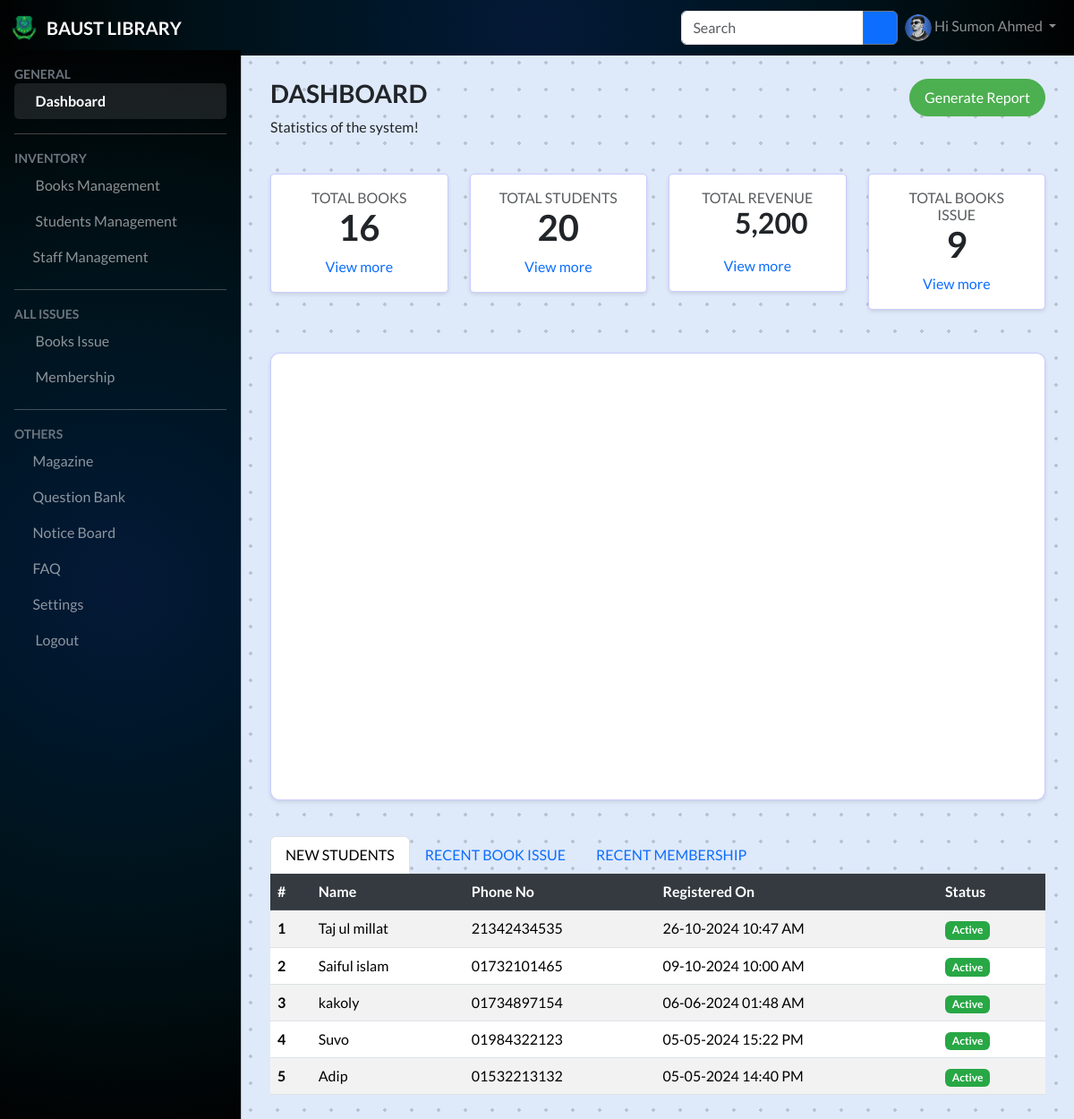
/dashboard.php (signed in), run on the app's committed database.
### tables this page shows
CREATE TABLE `students` (
  `id` int(11) NOT NULL,
  `name` varchar(255) DEFAULT NULL,
  `phone_no` varchar(15) DEFAULT NULL,
  `email` varchar(255) DEFAULT NULL,
  `address` text DEFAULT NULL,
  `status` tinyint(1) NOT NULL DEFAULT 1,
  `created_at` timestamp NOT NULL DEFAULT current_timestamp(),
  `updated_at` timestamp NULL DEFAULT NULL,
  `dept_id` varchar(255) DEFAULT NULL,
  `dept` varchar(255) DEFAULT NULL,
  `reg_no` int(255) DEFAULT NULL,
  `Username` varchar(255) DEFAULT NULL
);

### models/dashboard.php (called while the page is built)
<?php
function getCounts($conn)
{
    $counts = array(
        'total_books' => 0,
        'total_students' => 0,
        'total_loans' => 0,
        'total_revenue' => 0,
    );
    $sql = "select count(id) as total_books from books";
    $res = $conn->query($sql);
    if ($res->num_rows > 0) {
        $books = mysqli_fetch_assoc($res);
        $counts['total_books'] = $books['total_books'];
    }
    $sql = "select count(id) as total_students from students";
    $res = $conn->query($sql);
    if ($res->num_rows > 0) {
        $books = mysqli_fetch_assoc($res);
        $counts['total_students'] = $books['total_students'];
    }
    $sql = "select count(id) as total_loans from book_loans";
    $res = $conn->query($sql);
    if ($res->num_rows > 0) {
        $books = mysqli_fetch_assoc($res);
        $counts['total_loans'] = $books['total_loans'];
    }
    $sql = "select sum(amount) as total_revenue from subscriptions";
    $res = $conn->query($sql);
    if ($res->num_rows > 0) {
        $books = mysqli_fetch_assoc($res);
        $counts['total_revenue'] = $books['total_revenue'];
    }
    return $counts;
}
function getTabData($conn)
{
    $tabs = array(
        'students' => array(),
        'loans' => array(),
        'subscriptions' => array(),
    );
    $sql = "select * from students order by id desc limit 5";
    $res = $conn->query($sql);
    if ($res->num_rows > 0) {
        while ($row = $res->fetch_assoc()) {
            $tabs['students'][] = $row;
        }
    }
    $sql = "select l.*, b.title as book_title, s.name as student_name
        from book_loans l
        inner join books b on b.id = l.book_id
        inner join students s on s.id = l.student_id
        order by l.id desc limit 5";
    $res = $conn->query($sql);
    if ($res->num_rows > 0) {
        while ($row = $res->fetch_assoc()) {
            $tabs['loans'][] = $row;
        }
    }
    $sql = "select s.*, p.title as plan_name, st.name as student_name
        from subscriptions s
        inner join subscription_plans p on p.id = s.plan_id
        inner join students st on st.id = s.student_id
        order by s.id desc limit 5";
    $res = $conn->query($sql);
    if ($res->num_rows > 0) {
        while ($row = $res->fetch_assoc()) {
            $tabs['subscriptions'][] = $row;
        }
    }
    return $tabs;
}

### dashboard.php (the view, shortened to what this page needs)
<?php
include_once(DIR_URL . "config/database.php");
include_once(DIR_URL . "models/dashboard.php");
$counts = getCounts($conn);
$tabs = getTabData($conn);
include_once(DIR_URL . "include/header.php");
include_once(DIR_URL . "include/topbar.php");
include_once(DIR_URL . "include/sidebar.php");
?>
<main class="mt-5 pt-3" style="box-sizing:border-box; padding: 20px">
    <div class="container-fluid ">
        <div class="row">
            <div class="col-md-12 mt-4 d-flex align-items-center">
                <h3><span class="fw-bold text-uppercase">Dashboard</span></h3>
                <a href="<?php echo BASE_URL ?>reporting.php" class="btn btn-success  btn1 ms-auto ">Generate Report
                </a>
            </div>
            <p>Statistics of the system!</p>
            <div class="col-md-3 mt-4">
                <div class="card">
                    <div class="card-body text-center">
                        <h6 class="card-title text-uppercase text-muted">
                            Total Books
                        </h6>
                        <p class="h1 fw-bold"><?php echo $counts['total_books'] ?></p>
                        <a href="<?php echo BASE_URL ?>books" class="card-link link-underline-light">View more
                        </a>
                    </div>
                </div>
            </div>
            <div class="col-md-3 mt-4">
                <div class="card">
                    <div class="card-body text-center">
                        <h6 class="card-title text-uppercase text-muted">
                            Total Students
                        </h6>
                        <p class="h1 fw-bold"><?php echo $counts['total_students'] ?></p>
                        <a href="<?php echo BASE_URL ?>students" class="card-link link-underline-light">View more</a>
                    </div>
                </div>
            </div>
            <div class="col-md-3 mt-4">
                <div class="card">
                    <div class="card-body text-center">
                        <h6 class="card-title text-uppercase text-muted">
                            Total Revenue
                        </h6>
                        <p class="h2 fw-bold">
                            <i class="fa-solid fa-bangladeshi-taka-sign "></i> <?php echo number_format($counts['total_revenue']) ?>
                        </p>
                        <a href="<?php echo BASE_URL ?>subscriptions/purchase-history.php" class="card-link link-underline-light">View more
                        </a>
                    </div>
                </div>
            </div>
            <div class="col-md-3 mt-4">
                <div class="card">
                    <div class="card-body text-center">
                        <h6 class="card-title text-uppercase text-muted">
                            Total Books Issue
                        </h6>
                        <p class="h1 fw-bold"><?php echo $counts['total_loans'] ?></p>
                        <a href="<?php echo BASE_URL ?>loans" class="card-link link-underline-light">View more</a>
                    </div>
                </div>
            </div>
        </div>
        <div style="display: flex; justify-content: center; align-items: center;border-radius:10px ">
            <div id="donutchart" class="card mt-5" style="width: 900px; height: 500px; border-radius:10px"></div>
        </div>
        <div class="row mt-3 ">
            <div class="col-md-12 mt-4">
                <ul class="nav nav-tabs" id="myTab" role="tablist">
                    <li class="nav-item" role="presentation">
                        <button class="nav-link text-uppercase active " id="new-students" data-bs-toggle="tab" data-bs-target="#new-students-pane" type="button" role="tab" aria-controls="new-students-pane" aria-selected="true">
                            New Students
                        </button>
                    </li>
                    <li class="nav-item" role="presentation">
                        <button class="nav-link text-uppercase" id="recent-loans" data-bs-toggle="tab" data-bs-target="#recent-loans-pane" type="button" role="tab" aria-controls="recent-loans-pane" aria-selected="false">
                            Recent Book Issue
                        </button>
                    </li>
                    <li class="nav-item" role="presentation">
                        <button class="nav-link text-uppercase" id="recent-subscription" data-bs-toggle="tab" data-bs-target="#recent-subscription-pane" type="button" role="tab" aria-controls="recent-subscription-pane" aria-selected="false">
                            Recent Membership
                        </button>
                    </li>
                </ul>
                <div class="tab-content" id="myTabContent">
                    <div class="tab-pane fade show active" id="new-students-pane" role="tabpanel" aria-labelledby="new-students" tabindex="0">
                        <div class="table-responsive">
                            <table class="table table-responsive table-striped">
                                <thead class="table-dark">
                                    <tr>
                                        <th scope="col">#</th>
                                        <th scope="col">Name</th>
                                        <th scope="col">Phone No</th>
                                        <th scope="col">Registered On</th>
                                        <th scope="col">Status</th>
                                    </tr>
                                </thead>
                                <tbody>
                                    <?php
                                    $i = 1;
                                    foreach ($tabs['students'] as $st) {
                                    ?>
                                        <tr>
                                            <th><?php echo $i++ ?></th>
                                            <td><?php echo $st['name'] ?></td>
                                            <td><?php echo $st['phone_no'] ?></td>
                                            <td><?php echo date("d-m-Y H:i A", strtotime($st['created_at'])) ?></td>
                                            <td>
                                                <?php
                                                if ($st['status'] == 1)
                                                    echo '<span class="badge text-bg-success">Active</span>';
                                                else echo '<span class="badge text-bg-danger">Inactive</span>';
                                                ?>
                                            </td>
                                        </tr>
                                    <?php } ?>
                                </tbody>
                            </table>
                        </div>
                    </div>
                </div>
            </div>
        </div>
    </div>
</main>
<?php include_once(DIR_URL . "include/footer.php") ?>

### assets/css/style.css (style rules this page uses)
body { font-family: "Lato", sans-serif; background-color: #f5f5f5; height: 100vh; }
a:link { text-decoration: none; }
:root { --offcanvas-width: 270px; --topNavbarHeight: 56px; }
@media (min-width: 992px) { body { overflow: auto !important; } }
@media (min-width: 992px) { main { margin-left: var(--offcanvas-width); } }
.container1 { height: 100%; background-color:#dee9fa; background-image: radial-gradient(rgba(12, 12, 12, 0.171) 2px, transparent 0); background-size: 30px 30px; background-position: -5px -5px; }
.card { background: rgb(255, 255, 255); border-radius: 5px; border: 1px solid rgba(0, 0, 255, .2); transition: all .2s; box-shadow: 10px 10px 2px 1px rgba(0, 0, 255, .2); }
body { margin: auto; overflow: auto; animation: gradient 300s ease infinite; background-size: 400% 400%; background-attachment: fixed; }
.text-muted { color: #6c757d; margin: 0 0.5rem; }
.btn1 { --bg: #041934; --hover-bg: #b2bafb; --hover-text: #000; color: #fff; cursor: pointer; margin-left: 8px; border: 1px solid var(--bg); border-radius: 999px; padding: 0.5em 1em; background: var(--bg); transition: 0.2s; }

### assets/css/custom.css (style rules this page uses)
.btn-success { background-color: #4CAF50; border-color: #4CAF50; }
.card { box-shadow: 0 2px 4px rgba(0, 0, 0, 0.1); }
.table thead th, .table-dark th, .table-striped > thead > tr, .table > thead { background-color: #343a40 !important; color: white !important; font-weight: bold; border-color: #454d55 !important; }
.table th { font-weight: bold; }
.table-striped > tbody > tr:nth-of-type(odd) { background-color: rgba(0, 0, 0, 0.025); }
.table-striped > tbody > tr:nth-of-type(even) { background-color: #ffffff; }
.badge.text-bg-success { background-color: #28a745 !important; }

### data on the page
students: name "Taj ul millat", phone_no "21342434535", created_at "26-10-2024 10:47 AM", status "Active"
students: name "Saiful islam", phone_no "01732101465", created_at "09-10-2024 10:00 AM", status "Active"
students: name "kakoly", phone_no "01734897154", created_at "06-06-2024 01:48 AM", status "Active"
students: name "Suvo", phone_no "01984322123", created_at "05-05-2024 15:22 PM", status "Active"
students: name "Adip", phone_no "01532213132", created_at "05-05-2024 14:40 PM", status "Active"

### other printed values
$_SESSION['user']['name'] "Sumon Ahmed"
$counts['total_books'] "16"
$counts['total_students'] "20"
$counts['total_revenue'] "5,200"
$counts['total_loans'] "9"
